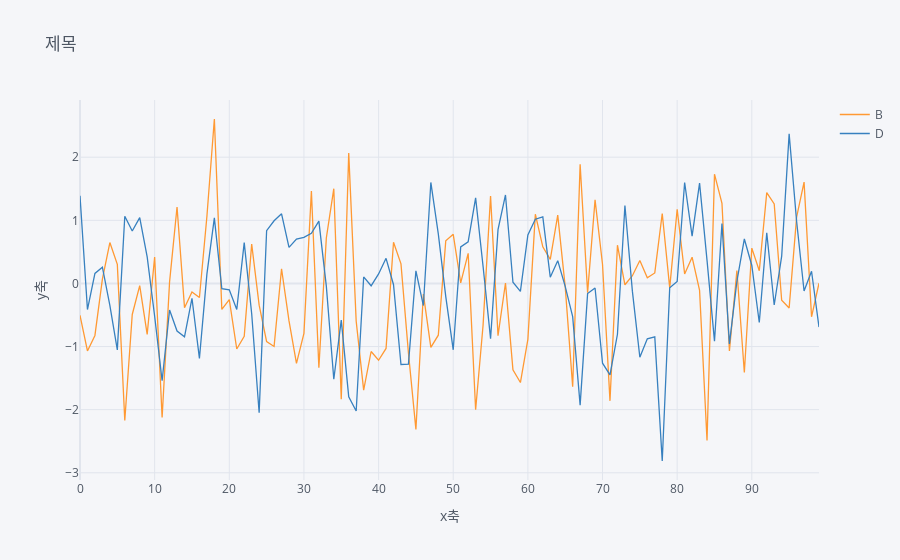

The cell this chart's notebook holds for it:
### Markdown cell above
B, D 선 그래프를 그려보기

### Code cell
sel=['B','D']
df[sel].iplot(kind='line',title='제목',xTitle='x축',yTitle='y축')
